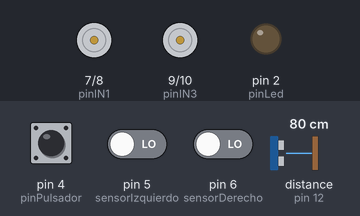
Recording of a sketch running on a simulated Arduino Uno, built with avr-gcc and run on an emulated ATmega328P. On the bench: motor-driver pin pairs drawn as motors (green arrow = first pin HIGH = forward, orange = second pin HIGH = backward, longer = more drive), output pins drawn as LEDs (lit = HIGH). Wiring (inferred from the names in the program): ultrasonic range finder: trigger pin 11; echo pin 12. Inputs (shaded band) come from the test bench; at power-on: pin 4 (pinPulsador) LOW, distance to the obstacle (sensor on pin 12) 80 cm, pin 5 (sensorIzquierdo) LOW, pin 6 (sensorDerecho) LOW. The echo pulse lasts 58.3 µs per cm; pins used as bus, display or sensor lines are not drawn.

Above: at 1.2 s.
1.3 s: pin 4 (pinPulsador) pulled HIGH for 0.15 s
At 1.63 s:
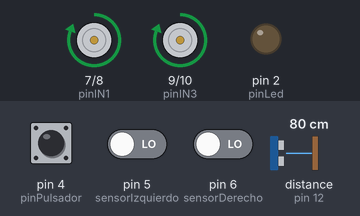
4.3 s: distance to the obstacle (sensor on pin 12) set to 35 cm
7.3 s: distance to the obstacle (sensor on pin 12) set to 28 cm
At 7.46 s:
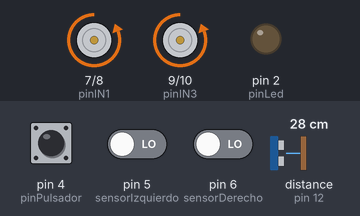
10.3 s: distance to the obstacle (sensor on pin 12) set to 60 cm
At 10.49 s:
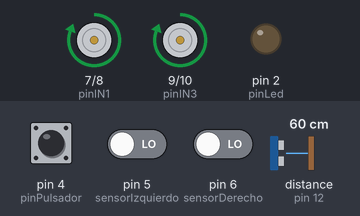
13.3 s: pin 5 (sensorIzquierdo) driven HIGH
At 13.79 s:
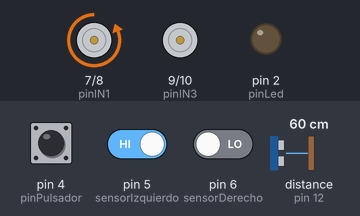
16.3 s: pin 5 (sensorIzquierdo) driven LOW
At 16.57 s:
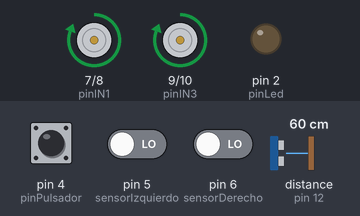
Timing chart, 0 to 19.3 s (numbered marks = the images above; inputs shaded):
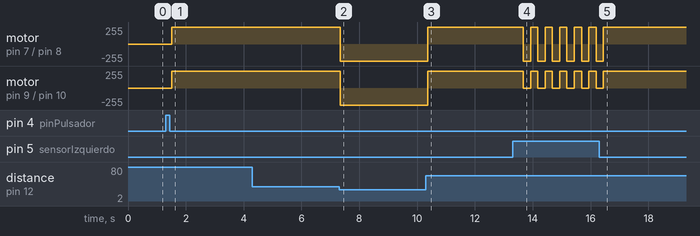

Measured:
- the behaviour switches between 32 and 31 cm on distance to the obstacle (sensor on pin 12) (found by bisection; images 1 and 2)
- after the input at 1.3 s, motor on pin 7 (pinIN1) / pin 8 (pinIN2), motor on pin 9 (pinIN3) / pin 10 (pinIN4): stopped → forward 255/255 after 0.21 s
- after the input at 7.3 s, motor on pin 7 (pinIN1) / pin 8 (pinIN2), motor on pin 9 (pinIN3) / pin 10 (pinIN4): forward 255/255 → backward 255/255 at once
- after the input at 10.3 s, motor on pin 7 (pinIN1) / pin 8 (pinIN2), motor on pin 9 (pinIN3) / pin 10 (pinIN4): backward 255/255 → forward 255/255 after 0.07 s
- after the input at 13.3 s, motor on pin 7 (pinIN1) / pin 8 (pinIN2): alternates forward 255/255 for 0.25 s and backward 255/255 for 0.25 s, starting after 0.37 s; motor on pin 9 (pinIN3) / pin 10 (pinIN4): alternates forward 255/255 for 0.25 s and stopped for 0.25 s, starting after 0.37 s
- after the input at 16.3 s, motor on pin 7 (pinIN1) / pin 8 (pinIN2), motor on pin 9 (pinIN3) / pin 10 (pinIN4): goes on until 16.4 s, then stays forward 255/255

The sketch:

sketch_apr23a.ino
```cpp
const int pinLed = 2;
const int pinZumba = 3;
const int pinPulsador = 4;
const int sensorIzquierdo = 5;
const int sensorDerecho = 6;
const int pinIN1 = 7;
const int pinIN2 = 8;
const int pinIN3 = 9;
const int pinIN4 = 10;
const int TriggerPin = 11; // Sensor delantero
const int EchoPin = 12;    // Sensor delantero
const int PIRPin = 13; // Sensor de luz total
int contador = 0;


void setup() {
  pinMode(pinIN1, OUTPUT);
  pinMode(pinIN2, OUTPUT);
  pinMode(pinIN3, OUTPUT);
  pinMode(pinIN4, OUTPUT);
  pinMode(TriggerPin, OUTPUT);
  pinMode(EchoPin, INPUT);
  pinMode(pinPulsador, INPUT);
  pinMode(PIRPin, INPUT);
  pinMode(pinLed, OUTPUT);
}

void parar() {
  digitalWrite(pinIN1, LOW);
  digitalWrite(pinIN2, LOW);
  digitalWrite(pinIN3, LOW);
  digitalWrite(pinIN4, LOW);
}

void retroceder(int tiempo) {
  digitalWrite(pinIN1, LOW);
  digitalWrite(pinIN2, HIGH);
  digitalWrite(pinIN3, LOW);
  digitalWrite(pinIN4, HIGH);
  delay(tiempo); // Esperar el tiempo especificado
  parar();
}

void giroIzquierda(int tiempo) {
  digitalWrite(pinIN3, LOW);
  digitalWrite(pinIN4, HIGH);
  delay(tiempo); // Esperar el tiempo especificado
  parar();
}

void giroDerecha(int tiempo) {
  digitalWrite(pinIN1, LOW);
  digitalWrite(pinIN2, HIGH);
  delay(tiempo); // Esperar el tiempo especificado
  parar();
}

void avanzar(int tiempo) {
  digitalWrite(pinIN1, HIGH);
  digitalWrite(pinIN2, LOW);
  digitalWrite(pinIN3, HIGH);
  digitalWrite(pinIN4, LOW);
  delay(tiempo); // Esperar el tiempo especificado
  parar();
}

int medirDistancia(int TriggerPin, int EchoPin) {
  long duration, distanceCm;
  digitalWrite(TriggerPin, LOW);
  delayMicroseconds(4);
  digitalWrite(TriggerPin, HIGH);
  delayMicroseconds(10);
  digitalWrite(TriggerPin, LOW);
  duration = pulseIn(EchoPin, HIGH);
  distanceCm = duration * 10 / 292 / 2;
  return distanceCm;
}

void estadoBase(){

  int distanciaIzquierda = digitalRead(sensorIzquierdo);
  int distanciaDerecha = digitalRead(sensorDerecho);
  int distanciacm = medirDistancia(TriggerPin, EchoPin);

  if (distanciaIzquierda == HIGH && distanciaDerecha == HIGH && distanciacm > 40) {
    // No hay obstáculos, avanzar
    avanzar(1000);
  } else if (distanciaIzquierda == HIGH && distanciaDerecha == HIGH && distanciacm <= 40) {
    // Obstáculo detectado por el sensor delantero, retroceder y girar
    retroceder(500);
    giroDerecha(500); // Girar completamente hacia la derecha
  } else if (distanciaIzquierda == HIGH) {
    // Obstáculo detectado a la izquierda, girar hacia la derecha
    giroDerecha(500);
  } else if (distanciaDerecha == HIGH) {
    // Obstáculo detectado a la derecha, girar hacia la izquierda
    giroIzquierda(500);
  }

}

void perritoFaldero(){

  // Trabajar con rangos (menor de 25, entre 25 y 35 para que se pare, y mayor que 30)
  // estador de sensores infrarrojos
  int estadoIRderecha = digitalRead(sensorDerecho);
  int estadoIRizquierda = digitalRead(sensorIzquierdo);
  // distancia del sensor de ultrasonidos
  int distancia = medirDistancia(TriggerPin, EchoPin);

  if (distancia > 30) { // Si la distancia es mayor a 30 cm, avanzar hacia la persona
    avanzar(250);

    if (estadoIRizquierda == LOW && estadoIRderecha == HIGH) {
      // Si detecta a la izquierda, gira a la izquierda
      giroIzquierda(250);
    } else if (estadoIRizquierda == HIGH && estadoIRderecha == LOW) {
      // Si detecta a la derecha, gira a la derecha
      giroDerecha(250);
    }

  } else { // Si la distancia al objeto es menor a 30 cm, retroceder
    retroceder(250);
  }
}

void perritoVigilancia() {

  parar();
  noTone(pinZumba);
  int hayMovimiento = digitalRead(PIRPin);

  if (hayMovimiento) {
    // Acciones cuando se detecta movimiento
    tone(pinZumba, 200);
    digitalWrite(pinZumba, HIGH); // Enciende el zumbador (o buzzer)
    digitalWrite(pinLed, HIGH);   // Enciende el LED rojo como señal de advertencia
    delay(1000);                  // Duración del ladrido y del parpadeo del LED (1 segundo)
    digitalWrite(pinZumba, LOW);  // Apaga el zumbador
    digitalWrite(pinLed, LOW);    // Apaga el LED rojo
  } else {
    // No hay movimiento, la mascota permanece en reposo.
    noTone(pinZumba);
    digitalWrite(pinZumba, LOW); // Apaga el zumbador (si estaba encendido por alguna razón)
    digitalWrite(pinLed, LOW);   // Apaga el LED rojo (si estaba encendido por alguna razón)
  }
}

void perritoGuardian() {
  // Explorar el entorno
  avanzar(1000); // Avanzar lentamente
  parar();
  delay(2000); // Parar y evaluar la situación

  // Evaluar sensores
  int hayMovimiento = digitalRead(PIRPin);
  int distanciaIzquierda = digitalRead(sensorIzquierdo);
  int distanciaDerecha = digitalRead(sensorDerecho);
  int distanciacm = medirDistancia(TriggerPin, EchoPin);

  if (hayMovimiento) {
    // Acciones cuando se detecta movimiento
    tone(pinZumba, 200);
    digitalWrite(pinZumba, HIGH); // Enciende el zumbador (o buzzer)
    digitalWrite(pinLed, HIGH);   // Enciende el LED rojo como señal de advertencia
    delay(1000);                  // Duración del ladrido y del parpadeo del LED (1 segundo)
    digitalWrite(pinZumba, LOW);  // Apaga el zumbador
    digitalWrite(pinLed, LOW);    // Apaga el LED rojo
  } else {
    noTone(pinZumba);
    digitalWrite(pinZumba, LOW); // Apaga el zumbador (si estaba encendido por alguna razón)
    digitalWrite(pinLed, LOW);   // Apaga el LED rojo (si estaba encendido por alguna razón)

    // Continuar explorando según el estado de los sensores
    if (distanciaIzquierda == HIGH && distanciaDerecha == HIGH && distanciacm > 40) {
      // No hay obstáculos, avanzar
      avanzar(1000);
    } else if (distanciaIzquierda == HIGH && distanciaDerecha == HIGH && distanciacm <= 40) {
      // Obstáculo detectado por el sensor delantero, retroceder y girar
      retroceder(500);
      giroDerecha(500); // Girar completamente hacia la derecha
    } else if (distanciaIzquierda == HIGH) {
      // Obstáculo detectado a la izquierda, girar hacia la derecha
      giroDerecha(500);
    } else if (distanciaDerecha == HIGH) {
      // Obstáculo detectado a la derecha, girar hacia la izquierda
      giroIzquierda(500);
    }
  }

  delay(500);
}


void loop() {

  if (digitalRead(pinPulsador) == HIGH){
    contador++;
    delay(200);
  }

  if (contador %4 == 0){
    estadoBase();
  } else if (contador %4 == 1){
    perritoFaldero();
  } else if (contador %4 == 2){
    perritoVigilancia();
  } else if (contador %4 == 3){
    perritoGuardian();
  }

}
```
